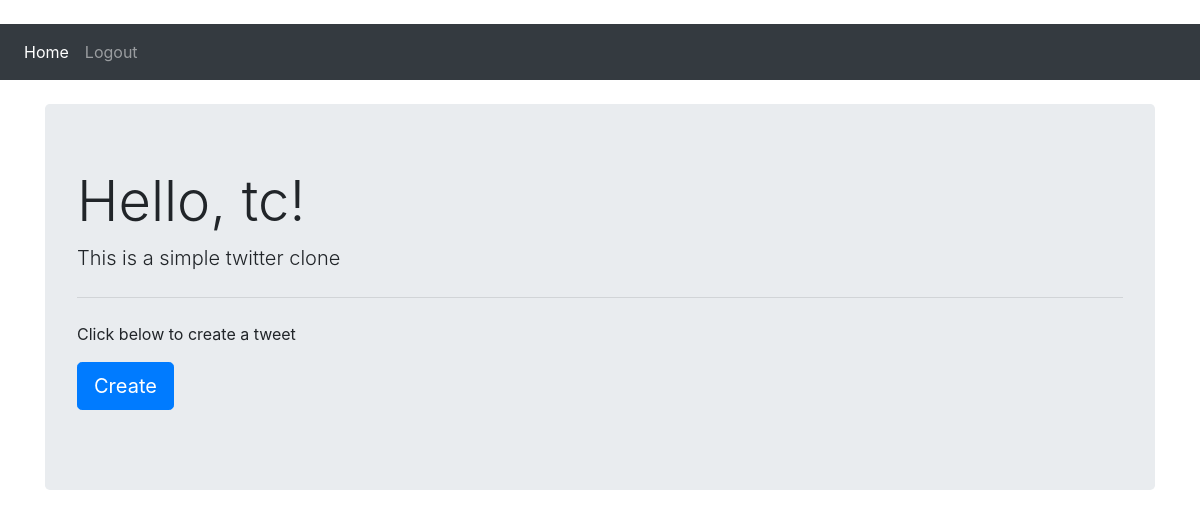
Page / (signed in) on the earlier database version.
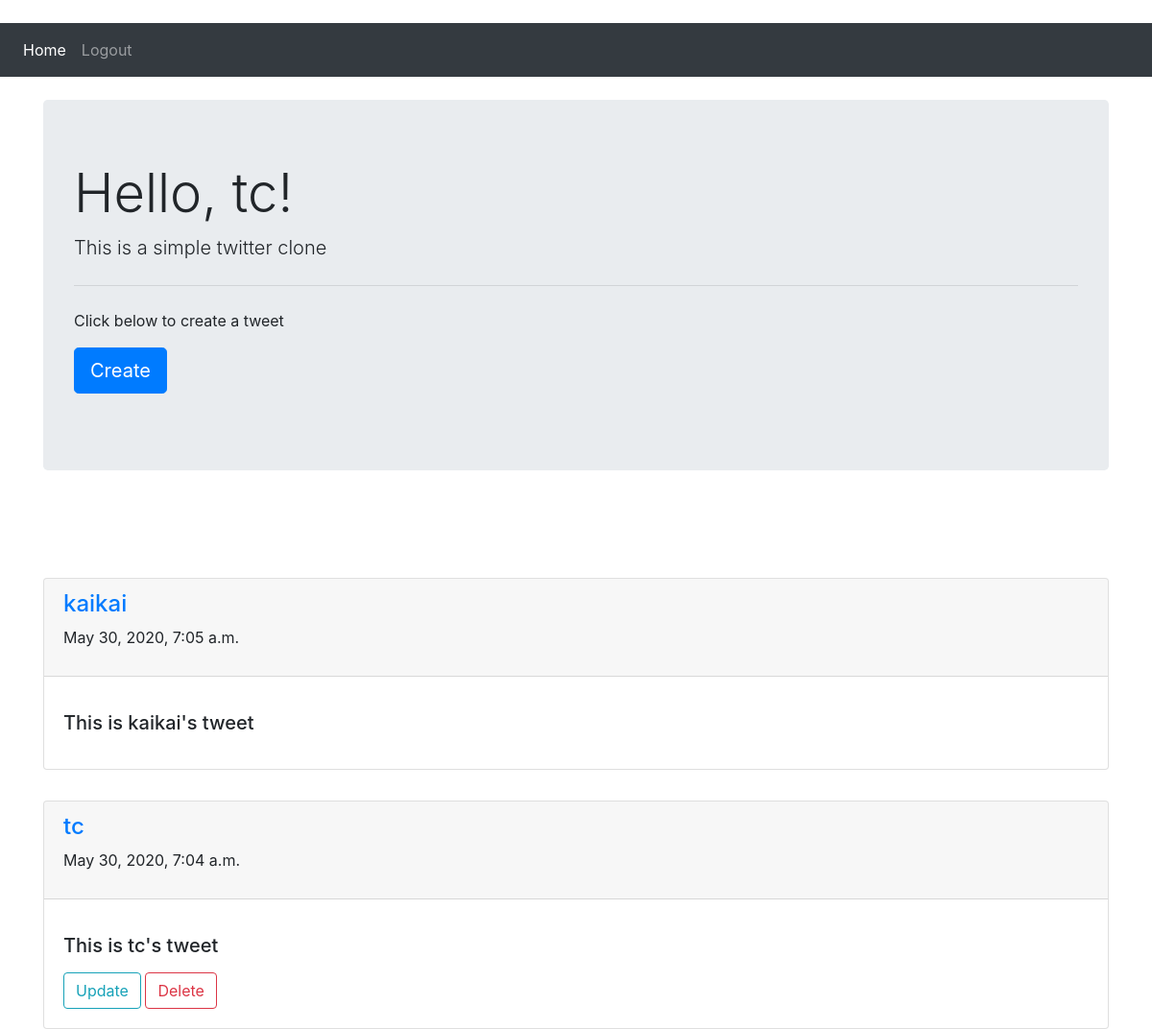
Same page on the later database version.
### feed/models.py (models this page shows)
class tweet(models.Model):
    text = models.TextField(max_length = 280, default = '')
    datetime = models.DateTimeField(default=timezone.now)
    uname = models.ForeignKey(User,on_delete=models.CASCADE)

### feed/views.py (the view)
# urls.py: path('',TweetListView.as_view(),name = 'home'),
class TweetListView(LoginRequiredMixin,ListView):
    model = tweet
    template_name = "feed/home.html"
    ordering = ['-datetime']

### feed/templates/feed/home.html (shortened to what this page needs)
{% extends 'feed/base.html'%}
{%block content%}
    <br>
    <div class = 'container'>
      <div class="jumbotron">
        <h1 class="display-4">Hello, {{user.username}}!</h1>
        <p class="lead">This is a simple twitter clone</p>
        <hr class="my-4">
        <p>Click below to create a tweet</p>
        <p class="lead">
          <a class="btn btn-primary btn-lg" href="{% url 'tweetcreate' %}" role="button">Create</a>
        </p>
      </div>
    </div>
    <br> <br>
    <div class = 'container'>
        {% for tweet in object_list %}
            <br>
            <div class="card">
                <div class="card-header">
                    <a href="#"> <h4>{{tweet.uname}}</h4> </a>
                    <p> {{tweet.datetime}} </p>
                </div>
                <div class="card-body">
                  <p class="card-text"><h5>{{tweet.text}}</h5></p>
                  {% if tweet.uname == user %}
                    <a href="{%url 'tweetupdate' tweet.id %}"><button class = "btn btn-outline-info">Update</button> </a>
                    <a href="{%url 'tweetdelete' tweet.id %}"><button class = "btn btn-outline-danger">Delete</button> </a>
                  {% endif %}
                </div>
              </div>
        {% endfor %}
     </div>
{%endblock content%}

### feed/templates/feed/base.html (shortened to what this page needs)
<!DOCTYPE html>
<html>
<head>
    <link rel="stylesheet" href="https://stackpath.bootstrapcdn.com/bootstrap/4.5.0/css/bootstrap.min.css"
>
</head>
<body>
    <br>
    <nav class="navbar navbar-expand-lg navbar-dark bg-dark">
        <div class="collapse navbar-collapse" id="navbarNavDropdown">
          <ul class="navbar-nav">
            <li class="nav-item active">
              <a class="nav-link" href="{% url 'home' %}">Home</a>
            </li>
            <li class="nav-item">
              <a class="nav-link" href="{% url 'logout' %}">Logout</a>
            </li>
          </ul>
        </div>
    </nav>
    {%block content%}
    {%endblock content%}
</body>
</html>

Differences in the rows shown:
added tweet: uname "kaikai", datetime "May 30, 2020, 7:05 a.m.", text "This is kaikai's tweet"
added tweet: uname "tc", datetime "May 30, 2020, 7:04 a.m.", text "This is tc's tweet", shows "Update"
